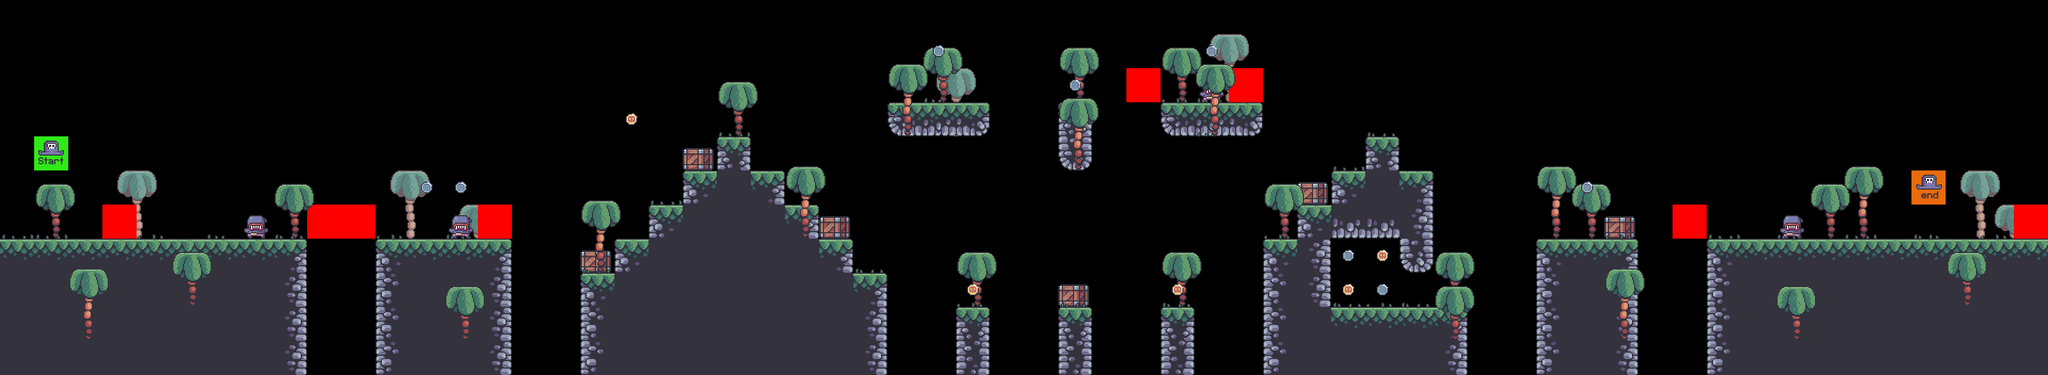

A level layout from a 2D game, rendered from its tile map. Below: a short description, then the map file with tile-grid data replaced by summaries:
An orthogonal 60x11 tile map with 64x64 px tiles, 9 tile layers (bg_palms, terrain, crates, grass, ...), 7 tilesets.

<map version="1.9" tiledversion="1.9.1" orientation="orthogonal" renderorder="right-down" width="60" height="11" tilewidth="64" tileheight="64" infinite="0" nextlayerid="10" nextobjectid="1">
 <tileset firstgid="1" source="terrain_tiles.tsx" />
 <tileset firstgid="17" source="coin_tiles.tsx" />
 <tileset firstgid="19" source="grass.tsx" />
 <tileset firstgid="24" source="palms.tsx" />
 <tileset firstgid="29" source="crates.tsx" />
 <tileset firstgid="30" source="player_tiles.tsx" />
 <tileset firstgid="32" source="enemy_tiles.tsx" />
 <layer id="5" name="bg_palms" width="60" height="11">
  <data>[660 cells, 7 non-empty, 1 distinct tile ids]</data>
 </layer>
 <layer id="1" name="terrain" width="60" height="11">
  <data>[660 cells, 186 non-empty, 13 distinct tile ids]</data>
 </layer>
 <layer id="6" name="crates" width="60" height="11">
  <data>[660 cells, 10 non-empty, 1 distinct tile ids]</data>
 </layer>
 <layer id="3" name="grass" width="60" height="11">
  <data>[660 cells, 33 non-empty, 5 distinct tile ids]</data>
 </layer>
 <layer id="8" name="enemies" width="60" height="11">
  <data>[660 cells, 4 non-empty, 1 distinct tile ids]</data>
 </layer>
 <layer id="9" name="constraints" width="60" height="11">
  <data>[660 cells, 8 non-empty, 1 distinct tile ids]</data>
 </layer>
 <layer id="4" name="fg_palms" width="60" height="11">
  <data>[660 cells, 26 non-empty, 2 distinct tile ids]</data>
 </layer>
 <layer id="2" name="coins" width="60" height="11">
  <data>[660 cells, 13 non-empty, 2 distinct tile ids]</data>
 </layer>
 <layer id="7" name="player" width="60" height="11">
  <data>[660 cells, 2 non-empty, 2 distinct tile ids]</data>
 </layer>
</map>
